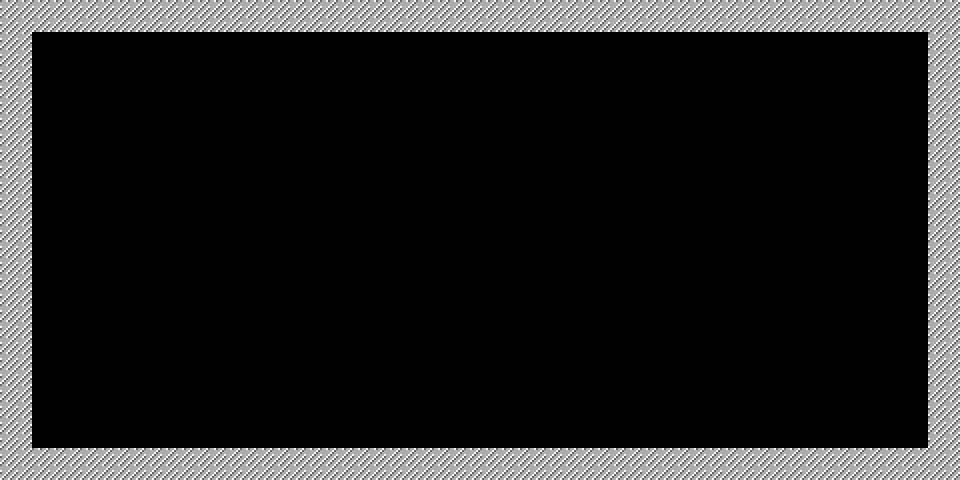

The image is a tile-based game level rendered from a .tmx file. Its description and complete source (layers, tilesets, objects, tile grids) follow:
An orthogonal 30x15 tile map with 32x32 px tiles, 1 tile layer (Tile Layer 1).

<map version="1.4" tiledversion="1.4.3" orientation="orthogonal" renderorder="right-down" width="30" height="15" tilewidth="32" tileheight="32" infinite="0" nextlayerid="2" nextobjectid="1">
 <tileset firstgid="1" source="MapObject.tsx" />
 <layer id="1" name="Tile Layer 1" width="30" height="15">
  <data encoding="csv">
17,17,17,17,17,17,17,17,17,17,17,17,17,17,17,17,17,17,17,17,17,17,17,17,17,17,17,17,17,17,
17,0,0,0,0,0,0,0,0,0,0,0,0,0,0,0,0,0,0,0,0,0,0,0,0,0,0,0,0,17,
17,0,0,0,0,0,0,0,0,0,0,0,0,0,0,0,0,0,0,0,0,0,0,0,0,0,0,0,0,17,
17,0,0,0,0,0,0,0,0,0,0,0,0,0,0,0,0,0,0,0,0,0,0,0,0,0,0,0,0,17,
17,0,0,0,0,0,0,0,0,0,0,0,0,0,0,0,0,0,0,0,0,0,0,0,0,0,0,0,0,17,
17,0,0,0,0,0,0,0,0,0,0,0,0,0,0,0,0,0,0,0,0,0,0,0,0,0,0,0,0,17,
17,0,0,0,0,0,0,0,0,0,0,0,0,0,0,0,0,0,0,0,0,0,0,0,0,0,0,0,0,17,
17,0,0,0,0,0,0,0,0,0,0,0,0,0,0,0,0,0,0,0,0,0,0,0,0,0,0,0,0,17,
17,0,0,0,0,0,0,0,0,0,0,0,0,0,0,0,0,0,0,0,0,0,0,0,0,0,0,0,0,17,
17,0,0,0,0,0,0,0,0,0,0,0,0,0,0,0,0,0,0,0,0,0,0,0,0,0,0,0,0,17,
17,0,0,0,0,0,0,0,0,0,0,0,0,0,0,0,0,0,0,0,0,0,0,0,0,0,0,0,0,17,
17,0,0,0,0,0,0,0,0,0,0,0,0,0,0,0,0,0,0,0,0,0,0,0,0,0,0,0,0,17,
17,0,0,0,0,0,0,0,0,0,0,0,0,0,0,0,0,0,0,0,0,0,0,0,0,0,0,0,0,17,
17,0,0,0,0,0,0,0,0,0,0,0,0,0,0,0,0,0,0,0,0,0,0,0,0,0,0,0,0,17,
17,17,17,17,17,17,17,17,17,17,17,17,17,17,17,17,17,17,17,17,17,17,17,17,17,17,17,17,17,17
</data>
 </layer>
</map>
